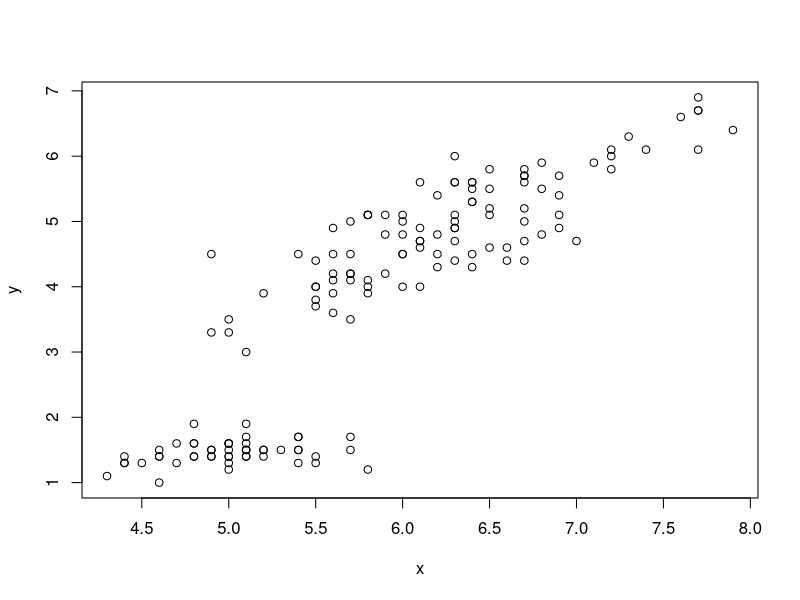
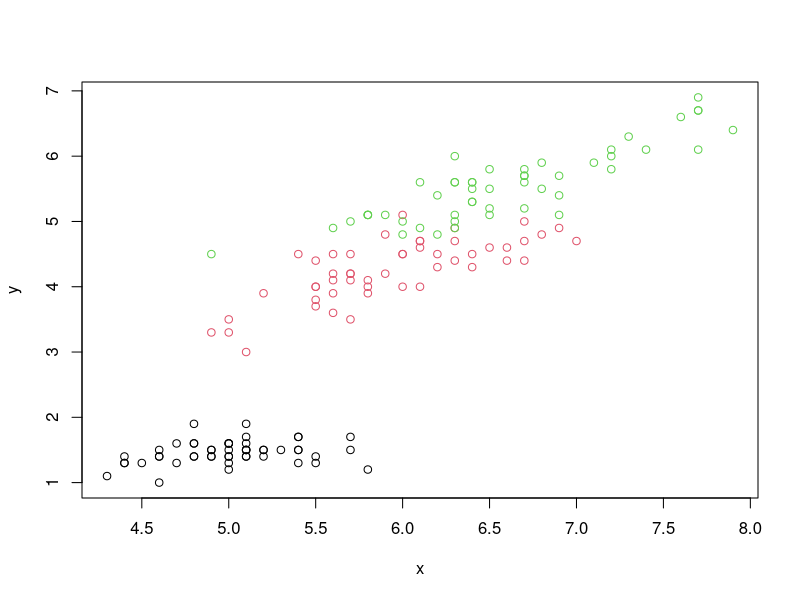
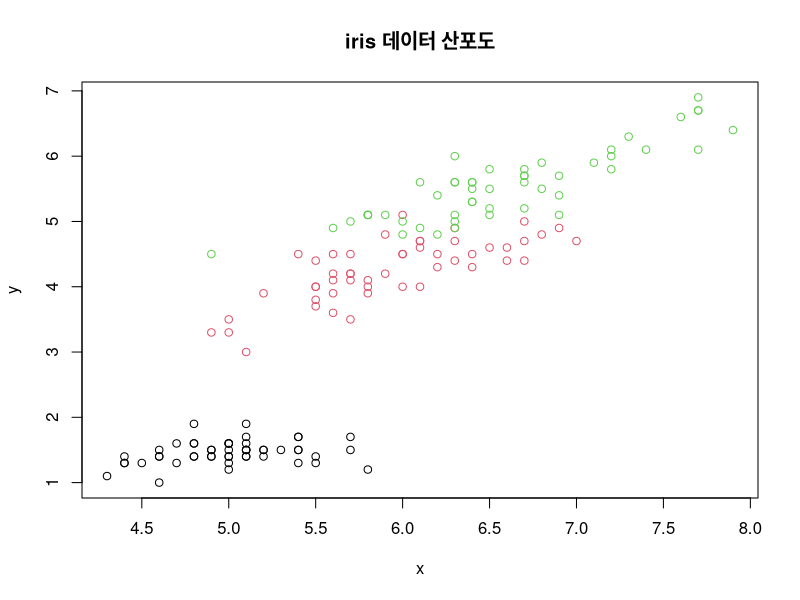
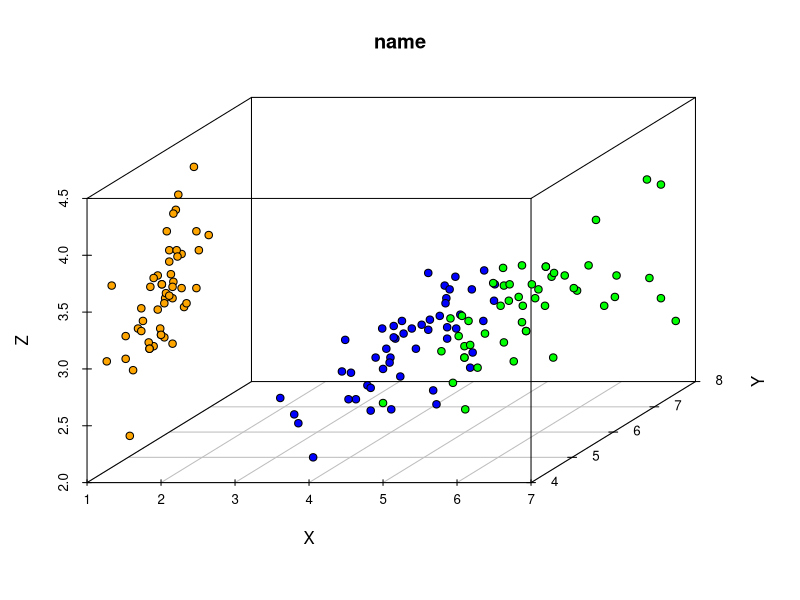
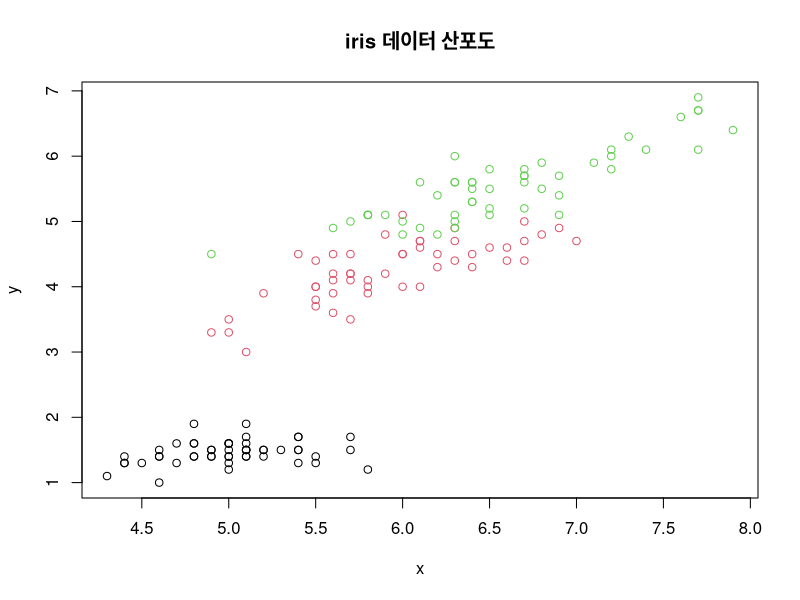

Source code (R) for these figures, in order:
#1. iris데이터 셋을 대상으로 다음 조건에 맞게 시각화 하시오
data("iris")

# 1) 1번 컬럼을 x축으로 하고 3번 컬럼을 y축으로 한다.
x <- iris$Sepal.Length; y <- iris$Petal.Length
plot(x,y)

# 2) 5번 컬럼으로 색상지정한다
plot(x,y,
     col = iris$Species)

# 3) 차트 제목을 “iris 데이터 산포도”로 추가한다
plot(x,y,
     col = iris$Species,
     main = "iris 데이터 산포도")

# 4) 다음 조건에 맞추어 작성한 차트를 파일에 저장한다.
#- 작업 디렉토리: “C:/Rwork/output”
#- 파일명: “iris.jpg”
#- 크기: 폭(720픽셀), 높이(480픽셀)
jpeg(filename = "iris.jpg",width = 300,height = 600,
     units = "px",bg="transparent")
plot(x,y,
     col = iris$Species,
     main = "iris 데이터 산포도")
dev.off()

#2, iris3 데이터 셋을 대상으로 다음 조건에 맞게 산점도를 그리시오
# 1) iris3 데이터 셋의 컬럼명을 확인한다.
data("iris3")
colnames(iris3)
dimnames(iris3)

# 2) iris2 데이터 셋의 구조를 확인한다.
str(iris3)
dim(iris3)

#3) 꽃의 종별로 산점도 그래프를 그린다.
par(mfrow=c(1,1))

library(scatterplot3d)
#꽃 종류별 분류
colnames(iris3) <- c("Sepal_L","Sepal_W","Petal_L","Petal_W")
iris_setosa <- iris3[,,"Setosa"]
iris_versicolor <- iris3[,,"Versicolor"]
iris_virginica <- iris3[,,"Virginica"]

#3차원 산점도
d3 <- scatterplot3d(iris3[,"Petal_L",], 
                    iris3[,"Sepal_L",],
                    iris3[,"Sepal_W",], 
                    type = 'n',
                    main = "name",
                    xlab = "X",
                    ylab = "Y",
                    zlab = "Z")
d3$points3d(iris_setosa[,3],
            iris_setosa[,1],
            iris_setosa[,2], 
            bg = 'orange', pch = 21)
d3$points3d(iris_versicolor[,3],
            iris_versicolor[,1],
            iris_versicolor[,2], 
            bg = 'blue', pch = 21)
d3$points3d(iris_virginica[,3],
            iris_virginica[,1],
            iris_virginica[,2], 
            bg = 'green', pch = 21)
